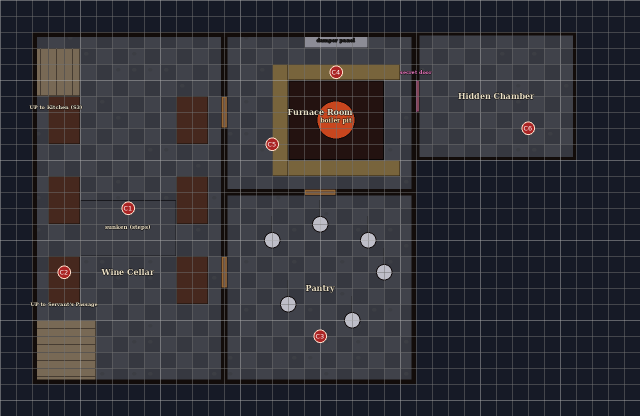
#> input picture halloween-2026/maps/dm/Session1_Cellar_DM.png, 1280 x 832 px (shown at 1/2 size); its folder holds only this picture in this run
$ python make_mctavern_sheet.py ../../halloween-2026/maps/dm/Session1_Cellar_DM.png ../../halloween-2026/maps/dm/Session1_Ground_DM.png
#> lines starting #> are read from the running program, lines starting #| are printed output that depends on the picture
### _shared/tools/make_sheets.py
"""Cartographer-style reference sheets (framed, legend, hazard key, scale, compass) from the VTT maps."""
import sys, os, math, random
sys.path.insert(0, os.path.dirname(os.path.abspath(__file__)))
import numpy as np
from PIL import Image, ImageDraw, ImageFont, ImageFilter
import make_maps as M
S=M.S; K=M.K
SER="/usr/share/fonts/truetype/dejavu/DejaVuSerif.ttf"
SERB="/usr/share/fonts/truetype/dejavu/DejaVuSerif-Bold.ttf"
SERI="/usr/share/fonts/truetype/dejavu/DejaVuSerif-Italic.ttf"
def F(sz,p=SERB):
    try: return ImageFont.truetype(p,int(sz*K))
    except OSError: return ImageFont.truetype(SERB,int(sz*K))
INK=(52,36,24); PARCH=(226,208,170); RED=(150,40,36)
MAR=3*S; PANEL=13*S

KEYS={
 "Ground":("Ravensmoor Manor","Ground Floor",[
  ("G1","Grand stair: creaking treads, then a broken tread"),("G2","Chandelier: swings, drops, crashes (Entry hearth gutters)"),
  ("G5","Study shelves: tip, then slide shut on the bookcase"),("G6","Drawing Room statues: move when unwatched; Twins' game"),
  ("G7","Servant's Passage flagstones: loose, then a 10-ft drop"),("G8","Wet stair: slip, then icy for an hour"),
  ("T1-T6","The McTavern hazards: see the Hazard Key")]),
 "Upper":("Ravensmoor Manor","Upper Floor",[
  ("U1","Trophy cases: pressure plates; the Collector arrives"),("U2","Portrait Gallery boards: eyes follow, then flash (Wis)"),
  ("U3","Party's own items on display: the Collector takes extra"),("U4","Upper Hall rug: slip, grapple, difficult terrain")]),
 "Cellar":("Ravensmoor Manor","The Cellar",[
  ("C1","Sunken tier: slip, fall, then floods"),("C2","Wine racks: tip and pin; block the stair"),
  ("C3","Pantry cold: Chilled stacks, then frozen"),("C4","Furnace catwalk (set piece): plank, then collapse into the pit"),
  ("C5","Steam vent: burn, then the room fills"),("C6","Hidden Chamber cold: Chilled; the door seals")]),
}

def wrap(d,text,font,maxw):
    words=text.split(); lines=[]; cur=""
    for w in words:
        t=(cur+" "+w).strip()
        if d.textlength(t,font=font)<=maxw: cur=t
        else: lines.append(cur); cur=w
    if cur: lines.append(cur)
    return lines

def compass(d,cx,cy,r):
    for ang in range(0,360,45):
        a=math.radians(ang); long=(ang%90==0)
        rr=r if long else r*.62
        tip=(cx+math.sin(a)*rr,cy-math.cos(a)*rr)
        l=(cx+math.sin(a-.28)*r*.22,cy-math.cos(a-.28)*r*.22); rt=(cx+math.sin(a+.28)*r*.22,cy-math.cos(a+.28)*r*.22)
        d.polygon([tip,l,(cx,cy)],fill=INK if long else (110,84,60)); d.polygon([tip,rt,(cx,cy)],fill=(226,208,170),outline=INK)
    d.ellipse([cx-r*1.12,cy-r*1.12,cx+r*1.12,cy+r*1.12],outline=INK,width=int(2*K))
    d.text((cx,cy-r*1.32),"N",font=F(20),fill=INK,anchor="mm")

# [67 lines left out: functions scalebar, sheet, not called in this run]

# [5 lines that do not run on import are left out]

### _shared/tools/make_mctavern_sheet.py
"""Cartographer-style DM sheet for the McTavern (original map + overlay), 30 px = 5 ft assumed."""
import sys, os
sys.path.insert(0, os.path.dirname(os.path.abspath(__file__)))
import numpy as np
from PIL import Image, ImageDraw
import make_sheets as MS
M=MS.M; S=MS.S; K=MS.K; F=MS.F; INK=MS.INK; RED=MS.RED
src=sys.argv[1]; out=sys.argv[2]
im=Image.open(src).convert("RGB")
#> im is the input picture: PIL image 1280x832 RGB; mean R, G, B 50.6, 50, 56.2
f=2560/im.size[0]; im=im.resize((2560,int(im.size[1]*f)),Image.LANCZOS)
#> after `im = im.resize((2560, int(im.size[1] * f)), Image.LANCZOS)`:
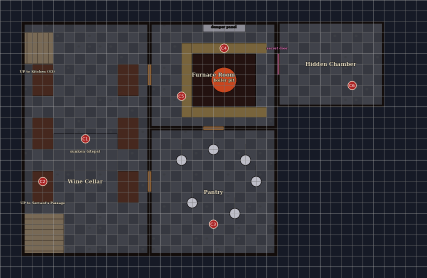
#> im: PIL image 2560x1664 RGB (shown at 1/6 size); mean R, G, B 50.7, 50.1, 56.2
sq=30*f                                   # one 5-ft square in sheet pixels
MAR=MS.MAR; PANEL=MS.PANEL
W=im.size[0]+2*MAR+PANEL; H=im.size[1]+2*MAR
rng=np.random.default_rng(5)
base=np.zeros((H,W,3),np.float32)+np.array(MS.PARCH,np.float32)
base+=rng.normal(0,5,(H,W))[:,:,None]
yy,xx=np.mgrid[0:H,0:W]
v=np.hypot((xx-W/2)/(W/2),(yy-H/2)/(H/2)); base*=(1-.22*np.clip(v-.5,0,1)**1.3)[:,:,None]
for _ in range(14):
    cx,cy,r=rng.integers(0,W),rng.integers(0,H),rng.integers(60,260)
    base-=(np.clip(1-np.hypot(xx-cx,yy-cy)/r,0,1)**2*rng.uniform(4,12))[:,:,None]
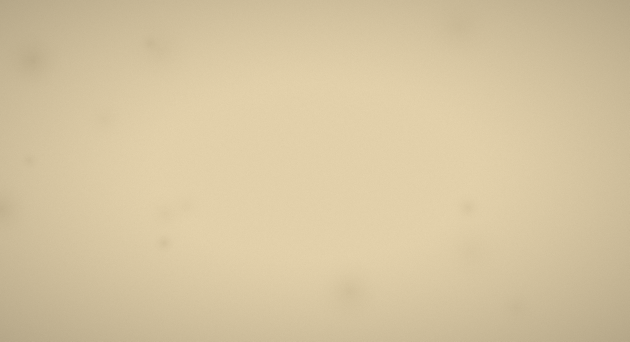
#> base: shape (2048, 3776, 3) float32 (shown at 1/6 size); mean of channels 0, 1, 2 226.7, 193.6, 160.2; drawn as R, G, B
sh=Image.fromarray(np.clip(base,0,255).astype(np.uint8)); d=ImageDraw.Draw(sh)
iw,ih=im.size
d.rectangle([MAR-9*K,MAR-9*K,MAR+iw+9*K,MAR+ih+9*K],outline=INK,width=int(3*K))
sh.paste(im,(MAR,MAR))
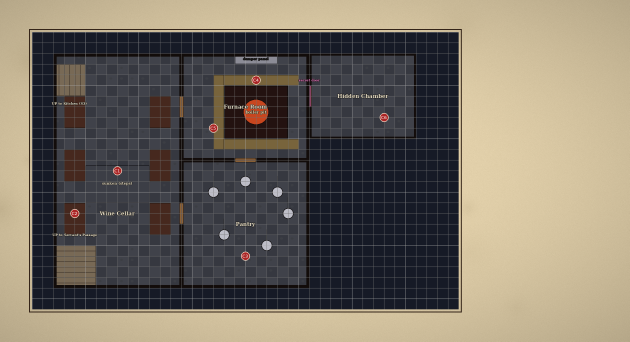
#> sh: PIL image 3776x2048 RGB (shown at 1/6 size); mean R, G, B 119.5, 111.8, 99.7
d.rectangle([MAR-4*K,MAR-4*K,MAR+iw+4*K,MAR+ih+4*K],outline=INK,width=int(1.5*K))
# faint 5-ft grid over the map
ov=Image.new("RGBA",(iw,ih),(0,0,0,0)); g=ImageDraw.Draw(ov)
n=0
while n*sq<iw: g.line([n*sq,0,n*sq,ih],fill=(255,255,255,38 if n%5 else 70),width=1); n+=1
#> after the loop, n = 43
n=0
while n*sq<ih: g.line([0,n*sq,iw,n*sq],fill=(255,255,255,38 if n%5 else 70),width=1); n+=1
#> after the loop, n = 28
sh.paste(ov,(MAR,MAR),ov)
# edge ticks in feet
n=0
while n*sq<=iw:
    x=MAR+n*sq; L=10*K if n%5==0 else 5*K
    d.line([x,MAR-9*K-L,x,MAR-9*K],fill=INK,width=int(1.5*K)); d.line([x,MAR+ih+9*K,x,MAR+ih+9*K+L],fill=INK,width=int(1.5*K))
    if n%5==0: d.text((x,MAR-9*K-L-12*K),str(n*5),font=F(11),fill=INK,anchor="mm")
    n+=1
#> after the loop, n = 43
n=0
while n*sq<=ih:
    y=MAR+n*sq; L=10*K if n%5==0 else 5*K
    d.line([MAR-9*K-L,y,MAR-9*K,y],fill=INK,width=int(1.5*K))
    if n%5==0: d.text((MAR-9*K-L-14*K,y),str(n*5),font=F(11),fill=INK,anchor="mm")
    n+=1
#> after the loop, n = 28
# panel
px=MAR+iw+MAR; pw=PANEL-MAR
d.rectangle([px,MAR,px+pw,MAR+int(2.8*S)],outline=INK,width=int(3*K)); d.rectangle([px+6*K,MAR+6*K,px+pw-6*K,MAR+int(2.8*S)-6*K],outline=INK,width=int(1.2*K))
d.text((px+pw/2,MAR+.75*S),"RAVENSMOOR MANOR",font=F(15),fill=INK,anchor="mm")
d.text((px+pw/2,MAR+1.5*S),"The McTavern",font=F(28),fill=RED,anchor="mm")
d.text((px+pw/2,MAR+2.3*S),"The Reveler's Stage  -  DM reference",font=F(11,MS.SERI),fill=INK,anchor="mm")
y=MAR+int(3.4*S)
d.text((px,y),"LEGEND",font=F(16),fill=INK,anchor="lm"); d.line([px,y+14*K,px+pw,y+14*K],fill=INK,width=int(1.5*K)); y+=int(.9*S)
def row(draw,label):
    global y
    draw(px+.5*S,y); d.text((px+1.25*S,y),label,font=F(12,MS.SER),fill=INK,anchor="lm"); y+=int(.78*S)
row(lambda x,yy_: d.ellipse([x-.3*S,yy_-.3*S,x+.3*S,yy_+.3*S],outline=(240,200,90),width=int(4*K)),"Hearth (gold ring): the refuge hearth never goes out")
row(lambda x,yy_: d.ellipse([x-.3*S,yy_-.3*S,x+.3*S,yy_+.3*S],outline=(230,120,190),width=int(4*K)),"Secret stair to the Wine Cellar (S3)")
row(lambda x,yy_: d.ellipse([x-.3*S,yy_-.3*S,x+.3*S,yy_+.3*S],outline=(210,160,80),width=int(3*K)),"Door or portal to another scene")
row(lambda x,yy_: (d.ellipse([x-13*K,yy_-13*K,x+13*K,yy_+13*K],fill=(170,36,36),outline=(255,220,200),width=int(2*K)),d.text((x,yy_),"T1",font=F(10,M.FS),fill=(255,255,255),anchor="mm")),"Hazard pip (key below; 3 strikes, shared)")
y+=int(.2*S)
d.text((px,y),"HAZARD KEY",font=F(16),fill=INK,anchor="lm"); d.line([px,y+14*K,px+pw,y+14*K],fill=INK,width=int(1.5*K)); y+=int(1.0*S)
fnt=F(11.5,MS.SER)
for hid,txt in [("T1","Bar floor: ale slick; slip, then difficult terrain"),("T2","Glass shelf behind the bar: collapses over the cellar stair"),
 ("T3","Oil lamps on the tables: tip, then fire spreads"),("T4","Kitchen flagstones: grease; slip, then scalding steam"),
 ("T5","Kitchen steam vent: burns; fills the Servant's Passage door"),("T6","Mordax's piano: dirge (Wis); or let Milo walk the keys")]:
    d.ellipse([px+2*K,y-11*K,px+24*K,y+11*K],fill=(170,36,36),outline=(255,220,200),width=int(1.5*K))
    d.text((px+13*K,y),hid,font=F(10,M.FS),fill=(255,255,255),anchor="mm")
    lines=MS.wrap(d,txt,fnt,pw-40*K)
    for k,l in enumerate(lines): d.text((px+34*K,y+k*17*K-(len(lines)-1)*8*K),l,font=fnt,fill=INK,anchor="lm")
    y+=int(max(.66*S,len(lines)*17*K+10*K))
#> this loop made 6 passes
#> y on passes 1 to 6: 792, 880, 934, 1022, 1110, 1198
#> after the loop, y = 1198
MS.compass(d,px+pw-2.0*S,H-MAR-1.7*S,1.0*S)
x0=px+.3*S
for i in range(10):
    d.rectangle([x0+i*sq/2,H-MAR-1.55*S,x0+(i+1)*sq/2,H-MAR-1.55*S+10*K],fill=INK if i%2==0 else MS.PARCH,outline=INK,width=int(1.5*K))
for i in range(6): d.text((x0+i*sq,H-MAR-1.55*S+24*K),str(i*5),font=F(11),fill=INK,anchor="mm")
d.text((x0+5*sq+30*K,H-MAR-1.55*S+24*K),"feet",font=F(11,MS.SERI),fill=INK,anchor="lm")
d.text((x0,H-MAR-.3*S),"One square = 5 ft (30 px assumed).  North is up.",font=F(11,MS.SERI),fill=INK,anchor="lm")
sh.convert("RGB").save(out,optimize=True); print(sh.size)
#> after `sh.convert('RGB').save(out, optimize=True)`:
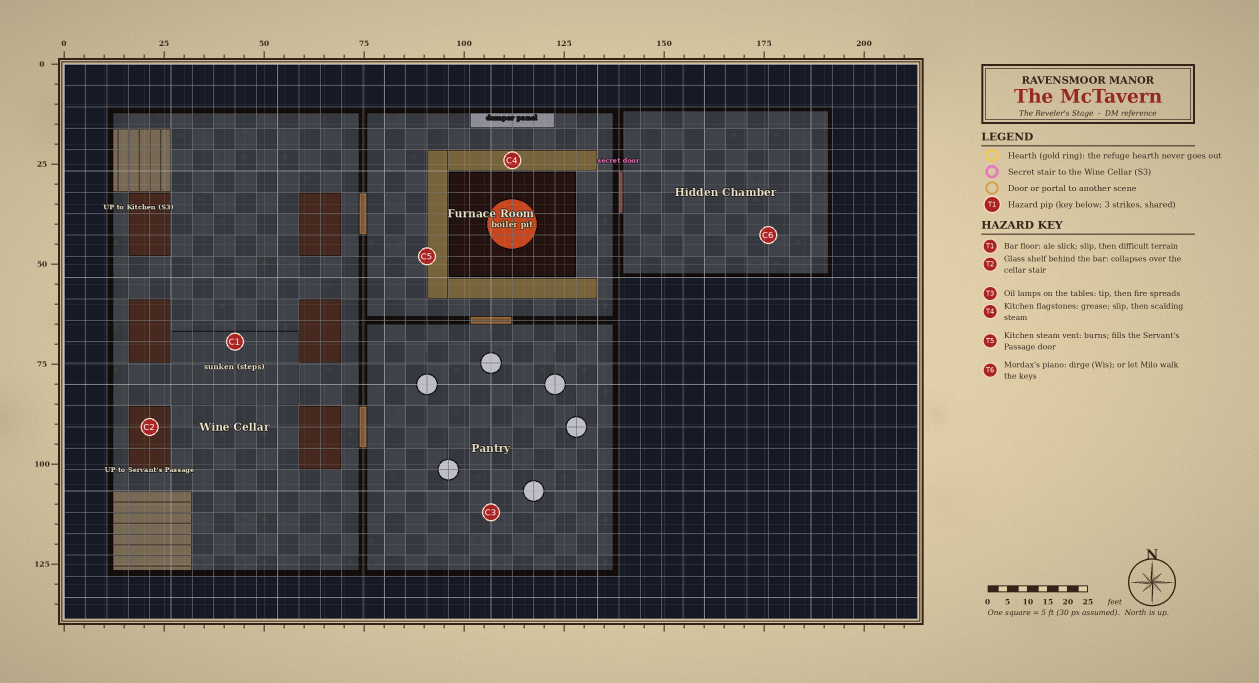
#> saved as Session1_Ground_DM.png: PIL image 3776x2048 RGB (shown at 1/3 size); mean R, G, B 118.2, 110.2, 98.5
#| (3776, 2048)

$ run again, on halloween-2026/maps/dm/Session1_Ground_DM.png
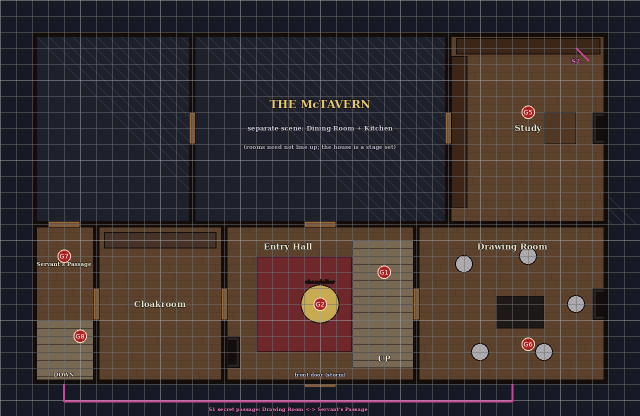
#> input picture halloween-2026/maps/dm/Session1_Ground_DM.png, 1280 x 832 px (shown at 1/2 size)
#> im is the input picture: PIL image 1280x832 RGB; mean R, G, B 60.2, 49.9, 48.4
#> im: PIL image 2560x1664 RGB
#> `sh.paste(im,(MAR,MAR))`:
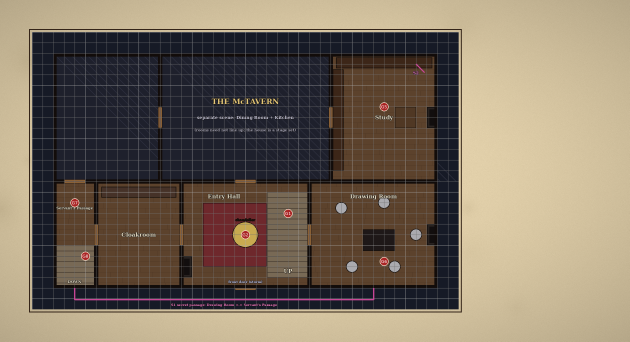
#> sh: PIL image 3776x2048 RGB (shown at 1/6 size); mean R, G, B 124.8, 111.7, 95.4
#> after the loop `while n*sq<iw: g.line([n*sq,0,n*sq,ih],fill=(255,255,255,38 if n%5 els..`: n = 43
#> after the loop `while n*sq<ih: g.line([0,n*sq,iw,n*sq],fill=(255,255,255,38 if n%5 els..`: n = 28
#> after the loop `while n*sq<=iw:`: n = 43
#> after the loop `while n*sq<=ih:`: n = 28
#> the loop `for hid,txt in [("T1","Bar floor: ale slick; slip, then difficult terr..` made 6 passes
#> y on passes 1 to 6: 792, 880, 934, 1022, 1110, 1198
#> after the loop `for hid,txt in [("T1","Bar floor: ale slick; slip, then difficult terr..`: y = 1198
#> `sh.convert('RGB').save(out, optimize=True)`:
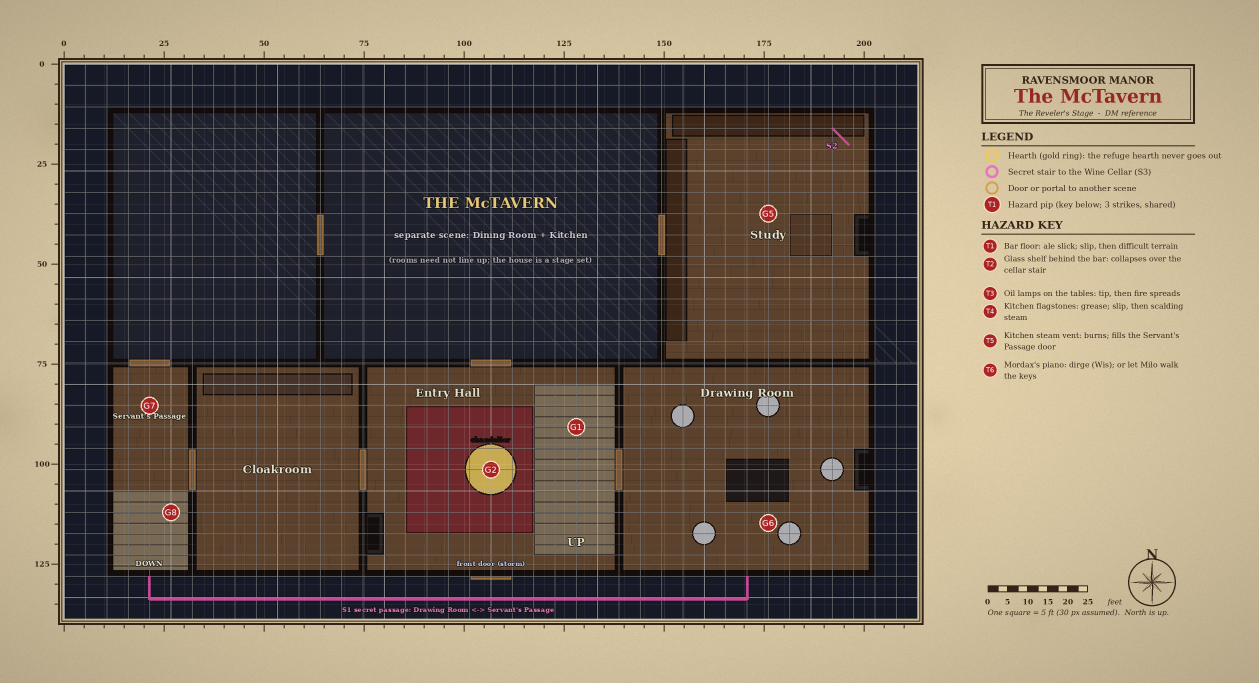
#> saved as Session1_Ground_DM.png: PIL image 3776x2048 RGB (shown at 1/3 size); mean R, G, B 123.4, 110.2, 94.2
#| (3776, 2048)

$ run again, on halloween-2026/maps/dm/Session1_Upper_DM.png
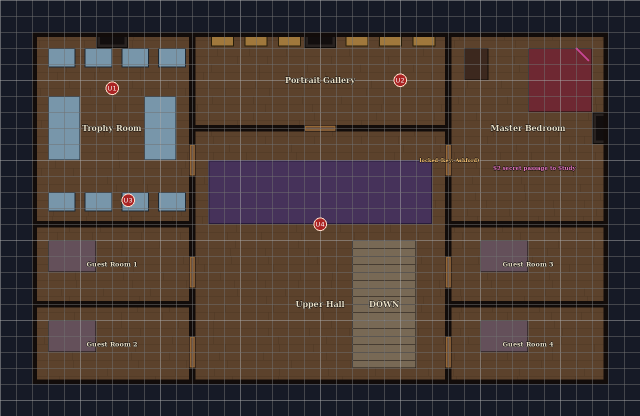
#> input picture halloween-2026/maps/dm/Session1_Upper_DM.png, 1280 x 832 px (shown at 1/2 size)
#> im is the input picture: PIL image 1280x832 RGB; mean R, G, B 74.4, 59.7, 53.4
#> im: PIL image 2560x1664 RGB
#> `sh.paste(im,(MAR,MAR))`:
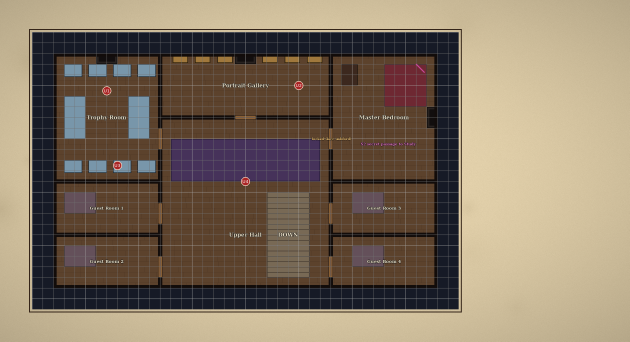
#> sh: PIL image 3776x2048 RGB (shown at 1/6 size); mean R, G, B 132.6, 117.1, 98.2
#> after the loop `while n*sq<iw: g.line([n*sq,0,n*sq,ih],fill=(255,255,255,38 if n%5 els..`: n = 43
#> after the loop `while n*sq<ih: g.line([0,n*sq,iw,n*sq],fill=(255,255,255,38 if n%5 els..`: n = 28
#> after the loop `while n*sq<=iw:`: n = 43
#> after the loop `while n*sq<=ih:`: n = 28
#> the loop `for hid,txt in [("T1","Bar floor: ale slick; slip, then difficult terr..` made 6 passes
#> y on passes 1 to 6: 792, 880, 934, 1022, 1110, 1198
#> after the loop `for hid,txt in [("T1","Bar floor: ale slick; slip, then difficult terr..`: y = 1198
#> `sh.convert('RGB').save(out, optimize=True)`:
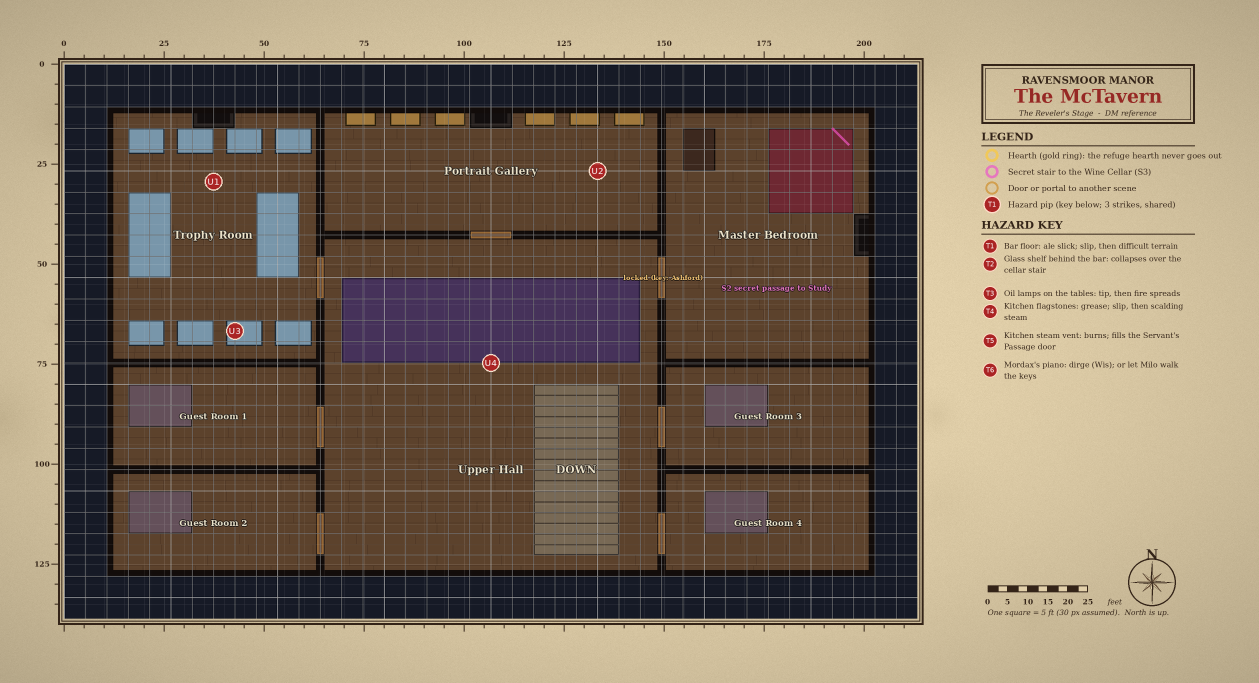
#> saved as Session1_Upper_DM.png: PIL image 3776x2048 RGB (shown at 1/3 size); mean R, G, B 131.2, 115.5, 97
#| (3776, 2048)
